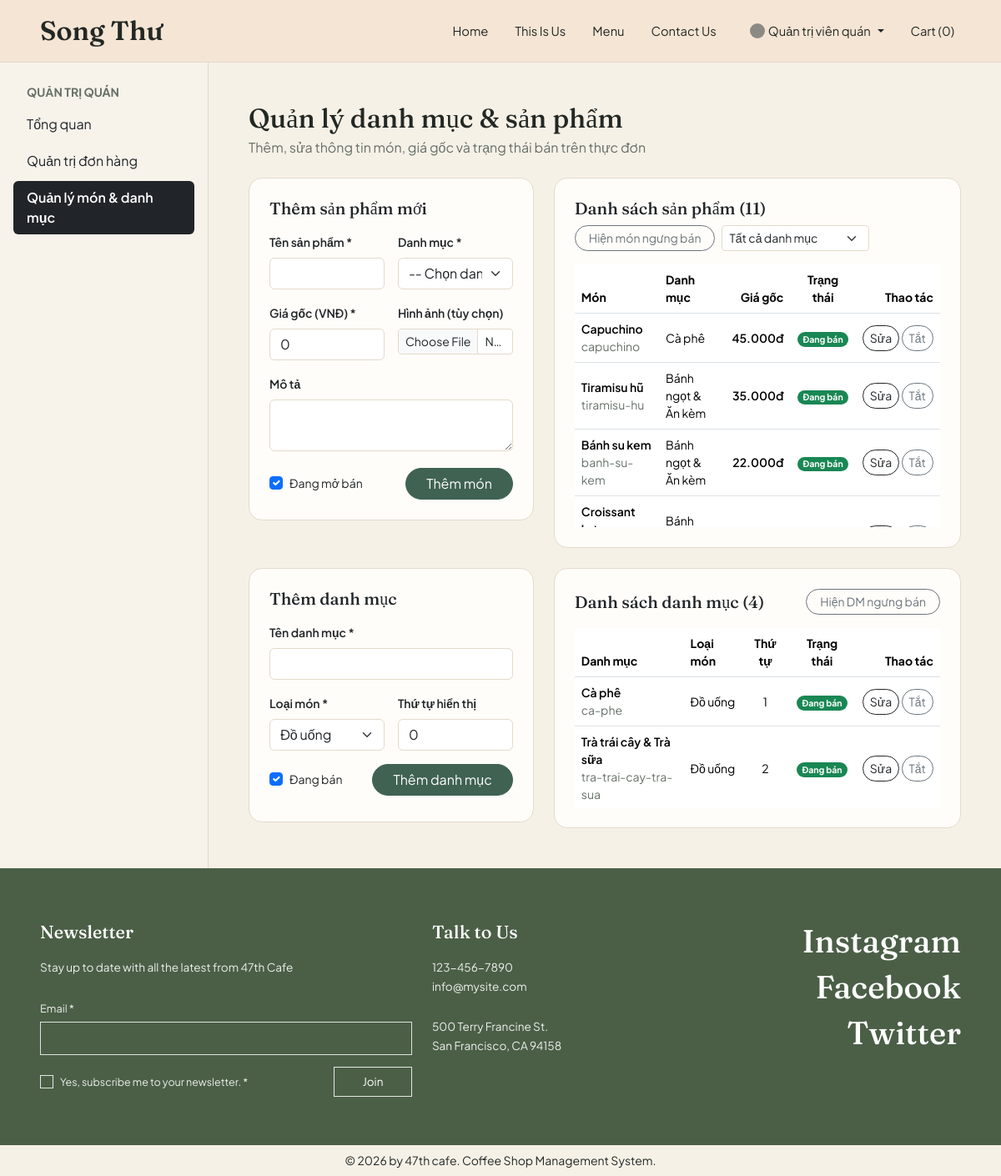
Screenshot of /?c=admin&a=catalog (signed in) with the database file from the repository.
### tables this page shows
CREATE TABLE `san_pham` (
  `id` int(10) UNSIGNED NOT NULL,
  `danh_muc_id` int(10) UNSIGNED NOT NULL,
  `ten_san_pham` varchar(150) NOT NULL,
  `duong_dan` varchar(170) NOT NULL,
  `mo_ta` text DEFAULT NULL,
  `hinh_anh` varchar(255) DEFAULT NULL,
  `gia_goc` decimal(10,2) NOT NULL DEFAULT 0.00,
  `con_ban` tinyint(1) NOT NULL DEFAULT 1,
  `ngay_tao` timestamp NOT NULL DEFAULT current_timestamp()
);

CREATE TABLE `danh_muc` (
  `id` int(10) UNSIGNED NOT NULL,
  `ten_danh_muc` varchar(100) NOT NULL,
  `duong_dan` varchar(120) NOT NULL,
  `loai_mon` enum('do_uong','banh') NOT NULL DEFAULT 'do_uong',
  `thu_tu_hien_thi` int(11) NOT NULL DEFAULT 0,
  `con_ban` tinyint(1) NOT NULL DEFAULT 1
);

### controllers/AdminController.php (called while the page is built, shortened)
<?php
function adminCatalog(): void
{
    $pdo = db_connect();
    $categories = $pdo->query(
        "SELECT id, ten_danh_muc, duong_dan, loai_mon, thu_tu_hien_thi, con_ban
         FROM danh_muc
         ORDER BY thu_tu_hien_thi ASC, id ASC"
    )->fetchAll();
    $products = $pdo->query(
        "SELECT sp.id, sp.danh_muc_id, sp.ten_san_pham, sp.duong_dan, sp.mo_ta,
                sp.hinh_anh, sp.gia_goc, sp.con_ban, sp.ngay_tao,
                dm.ten_danh_muc, dm.loai_mon
         FROM san_pham sp
         INNER JOIN danh_muc dm ON dm.id = sp.danh_muc_id
         ORDER BY sp.id DESC"
    )->fetchAll();
    $editCategory = null;
    $editProduct = null;
    render('admin/catalog', [
        'pageTitle' => 'Quản lý danh mục & sản phẩm - 47th cafe',
        'categories' => $categories,
        'products' => $products,
        'editCategory' => $editCategory,
        'editProduct' => $editProduct,
        'flashSuccess' => $_SESSION['admin_success'] ?? '',
        'flashError' => $_SESSION['admin_error'] ?? '',
    ]);
}

### index.php (called while the page is built, shortened)
<?php
require_once __DIR__ . '/core/view.php';
$controller = $_GET['c'] ?? 'home';
$action = $_GET['a'] ?? 'index';
$controllerSlug = preg_replace('/[^a-zA-Z0-9_]/', '', strtolower($controller));
$actionSlug = preg_replace('/[^a-zA-Z0-9_]/', '', $action);
$handlerFunc = $controllerSlug . ucfirst($actionSlug);
$handlerFunc();

### views/admin/catalog.php (the view, shortened to what this page needs)
<div class="mb-4">
    <h1 class="h2 mb-1">Quản lý danh mục & sản phẩm</h1>
    <p class="mb-0 text-coffee-muted">Thêm, sửa thông tin món, giá gốc và trạng thái bán trên thực đơn</p>
</div>
<div class="row g-4 align-items-start mb-4">
    <div class="col-xl-5">
        <div class="card card-coffee p-4">
            <div class="d-flex justify-content-between align-items-center mb-3">
                <h2 class="h5 mb-0">
                    <?= !empty($editProduct) ? 'Sửa sản phẩm #' . (int) $editProduct['id'] : 'Thêm sản phẩm mới' ?>
                </h2>
            </div>
            <form method="POST" action="<?= BASE_URL ?>/?c=admin&a=saveProduct" enctype="multipart/form-data">
                <div class="row g-3">
                    <div class="col-md-6">
                        <label class="form-label small fw-semibold">Tên sản phẩm *</label>
                        <input
                            type="text"
                            name="ten_san_pham"
                            required
                            maxlength="150"
                            class="form-control border-coffee-soft"
                            value="<?= htmlspecialchars((string) ($editProduct['ten_san_pham'] ?? '')) ?>"
                        >
                    </div>
                    <div class="col-md-6">
                        <label class="form-label small fw-semibold">Danh mục *</label>
                        <select name="danh_muc_id" required class="form-select border-coffee-soft">
                            <option value="">-- Chọn danh mục --</option>
                        </select>
                    </div>
                    <div class="col-md-6">
                        <label class="form-label small fw-semibold">Giá gốc (VNĐ) *</label>
                        <input
                            type="number"
                            name="gia_goc"
                            required
                            min="0"
                            step="500"
                            class="form-control border-coffee-soft"
                            value="<?= htmlspecialchars((string) ($editProduct['gia_goc'] ?? '0')) ?>"
                        >
                    </div>
                    <div class="col-md-6">
                        <label class="form-label small fw-semibold">Hình ảnh (tùy chọn)</label>
                        <input
                            type="file"
                            name="hinh_anh_file"
                            accept="image/jpeg,image/png,image/webp,image/gif"
                            class="form-control form-control-sm border-coffee-soft"
                        >
                    </div>
                    <div class="col-12">
                        <label class="form-label small fw-semibold">Mô tả</label>
                        <textarea
                            name="mo_ta"
                            rows="2"
                            class="form-control border-coffee-soft"
                        ><?= htmlspecialchars((string) ($editProduct['mo_ta'] ?? '')) ?></textarea>
                    </div>
                    <div class="col-12 d-flex justify-content-between align-items-center pt-1">
                        <div class="form-check">
                            <input
                                class="form-check-input"
                                type="checkbox"
                                name="con_ban"
                                id="prodConBan"
                                value="1"
                                <?= (!isset($editProduct) || (int) ($editProduct['con_ban'] ?? 1) === 1) ? 'checked' : '' ?>
                            >
                            <label class="form-check-label small" for="prodConBan">Đang mở bán</label>
                        </div>
                        <button type="submit" class="btn btn-moss rounded-pill px-4">
                            <?= !empty($editProduct) ? 'Lưu cập nhật' : 'Thêm món' ?>
                        </button>
                    </div>
                </div>
            </form>
        </div>
    </div>
    <div class="col-xl-7">
        <div class="card card-coffee p-4 d-flex flex-column">
            <div class="d-flex flex-wrap justify-content-between align-items-center gap-2 mb-3">
                <h2 class="h5 mb-0">
                    Danh sách sản phẩm (<span id="productVisibleCount">0</span>)
                </h2>
                <div class="d-flex flex-wrap align-items-center gap-2">
                    <button
                        type="button"
                        id="btnToggleStoppedProducts"
                        class="btn btn-sm btn-outline-secondary rounded-pill px-3"
                    >
                    </button>
                    <select id="filterProductCategory" class="form-select form-select-sm border-coffee-soft" style="width: auto; min-width: 170px;">
                        <option value="all">Tất cả danh mục</option>
                    </select>
                </div>
            </div>
            <div style="max-height: 315px; overflow-y: auto;">
                <table class="table align-middle mb-0 small">
                    <thead class="sticky-top bg-white">
                        <tr class="text-coffee-muted">
                            <th>Món</th>
                            <th>Danh mục</th>
                            <th class="text-end">Giá gốc</th>
                            <th class="text-center">Trạng thái</th>
                            <th class="text-end">Thao tác</th>
                        </tr>
                    </thead>
                    <tbody>
                        <?php foreach ($products as $prod): ?>
                            <?php $isSelling = (int) ($prod['con_ban'] ?? 1) === 1; ?>
                            <tr
                                class="product-row"
                                data-category-id="<?= (int) $prod['danh_muc_id'] ?>"
                                data-active="<?= $isSelling ? '1' : '0' ?>"
                            >
                                <td>
                                    <div class="fw-semibold"><?= htmlspecialchars((string) $prod['ten_san_pham']) ?></div>
                                    <div class="text-coffee-muted"><?= htmlspecialchars((string) $prod['duong_dan']) ?></div>
                                </td>
                                <td><?= htmlspecialchars((string) $prod['ten_danh_muc']) ?></td>
                                <td class="text-end fw-semibold"><?= format_vnd((float) $prod['gia_goc']) ?></td>
                                <td class="text-center">
                                    <span class="badge rounded-pill <?= $isSelling ? 'bg-success' : 'bg-secondary' ?>">
                                        <?= $isSelling ? 'Đang bán' : 'Ngưng bán' ?>
                                    </span>
                                </td>
                                <td class="text-end text-nowrap">
                                    <a
                                        href="<?= BASE_URL ?>/?c=admin&a=catalog&edit_prod=<?= (int) $prod['id'] ?>"
                                        class="btn btn-sm btn-outline-dark rounded-pill px-2"
                                    >
                                        Sửa
                                    </a>
                                    <form method="POST" action="<?= BASE_URL ?>/?c=admin&a=toggleProduct" class="d-inline">
                                        <button type="submit" class="btn btn-sm btn-outline-secondary rounded-pill px-2">
                                            <?= $isSelling ? 'Tắt' : 'Bật' ?>
                                        </button>
                                    </form>
                                </td>
                            </tr>
                        <?php endforeach; ?>
                    </tbody>
                </table>
            </div>
        </div>
    </div>
</div>
<div class="row g-4 align-items-start">
    <div class="col-xl-5">
        <div class="card card-coffee p-4" style="min-height: 305px;">
            <div class="d-flex justify-content-between align-items-center mb-3">
                <h2 class="h5 mb-0">
                    <?= !empty($editCategory) ? 'Sửa danh mục #' . (int) $editCategory['id'] : 'Thêm danh mục' ?>
                </h2>
            </div>
            <form method="POST" action="<?= BASE_URL ?>/?c=admin&a=saveCategory">
                <div class="mb-3">
                    <label class="form-label small fw-semibold">Tên danh mục *</label>
                    <input
                        type="text"
                        name="ten_danh_muc"
                        required
                        maxlength="100"
                        class="form-control border-coffee-soft"
                        value="<?= htmlspecialchars((string) ($editCategory['ten_danh_muc'] ?? '')) ?>"
                    >
                </div>
                <div class="row g-3 mb-3">
                    <div class="col-sm-6">
                        <label class="form-label small fw-semibold">Loại món *</label>
                        <select name="loai_mon" class="form-select border-coffee-soft">
                            <option value="do_uong" <?= (($editCategory['loai_mon'] ?? 'do_uong') === 'do_uong') ? 'selected' : '' ?>>
                                Đồ uống
                            </option>
                        </select>
                    </div>
                    <div class="col-sm-6">
                        <label class="form-label small fw-semibold">Thứ tự hiển thị</label>
                        <input
                            type="number"
                            name="thu_tu_hien_thi"
                            class="form-control border-coffee-soft"
                            value="<?= htmlspecialchars((string) ($editCategory['thu_tu_hien_thi'] ?? '0')) ?>"
                        >
                    </div>
                </div>
                <div class="d-flex justify-content-between align-items-center">
                    <div class="form-check">
                        <input
                            class="form-check-input"
                            type="checkbox"
                            name="con_ban"
                            id="catConBan"
                            value="1"
                            <?= (!isset($editCategory) || (int) ($editCategory['con_ban'] ?? 1) === 1) ? 'checked' : '' ?>
                        >
                        <label class="form-check-label small" for="catConBan">Đang bán</label>
                    </div>
                    <button type="submit" class="btn btn-moss rounded-pill px-4">
                        <?= !empty($editCategory) ? 'Lưu danh mục' : 'Thêm danh mục' ?>
                    </button>
                </div>
            </form>
        </div>
    </div>
    <div class="col-xl-7">
        <div class="card card-coffee p-4 d-flex flex-column">
            <div class="d-flex flex-wrap justify-content-between align-items-center gap-2 mb-3">
                <h2 class="h5 mb-0">
                    Danh sách danh mục (<span id="categoryVisibleCount">0</span>)
                </h2>
                <button
                    type="button"
                    id="btnToggleStoppedCategories"
                    class="btn btn-sm btn-outline-secondary rounded-pill px-3"
                >
                </button>
            </div>
            <div style="max-height: 215px; overflow-y: auto;">
                <table class="table align-middle mb-0 small">
                    <thead class="sticky-top bg-white">
                        <tr class="text-coffee-muted">
                            <th>Danh mục</th>
                            <th>Loại món</th>
                            <th class="text-center">Thứ tự</th>
                            <th class="text-center">Trạng thái</th>
                            <th class="text-end">Thao tác</th>
                        </tr>
                    </thead>
                    <tbody>
                        <?php foreach ($categories as $cat): ?>
                            <?php $catActive = (int) ($cat['con_ban'] ?? 1) === 1; ?>
                            <tr class="category-row" data-active="<?= $catActive ? '1' : '0' ?>">
                                <td>
                                    <div class="fw-semibold"><?= htmlspecialchars((string) $cat['ten_danh_muc']) ?></div>
                                    <div class="text-coffee-muted"><?= htmlspecialchars((string) $cat['duong_dan']) ?></div>
                                </td>
                                <td><?= $cat['loai_mon'] === 'banh' ? 'Bánh' : 'Đồ uống' ?></td>
                                <td class="text-center"><?= (int) $cat['thu_tu_hien_thi'] ?></td>
                                <td class="text-center">
                                    <span class="badge rounded-pill <?= $catActive ? 'bg-success' : 'bg-secondary' ?>">
                                        <?= $catActive ? 'Đang bán' : 'Ngưng bán' ?>
                                    </span>
                                </td>
                                <td class="text-end text-nowrap">
                                    <a
                                        href="<?= BASE_URL ?>/?c=admin&a=catalog&edit_cat=<?= (int) $cat['id'] ?>"
                                        class="btn btn-sm btn-outline-dark rounded-pill px-2"
                                    >
                                        Sửa
                                    </a>
                                    <form method="POST" action="<?= BASE_URL ?>/?c=admin&a=toggleCategory" class="d-inline">
                                        <button type="submit" class="btn btn-sm btn-outline-secondary rounded-pill px-2">
                                            <?= $catActive ? 'Tắt' : 'Bật' ?>
                                        </button>
                                    </form>
                                </td>
                            </tr>
                        <?php endforeach; ?>
                    </tbody>
                </table>
            </div>
        </div>
    </div>
</div>

### rows the page displays
san_pham: ten_san_pham "Capuchino", duong_dan "capuchino", danh_muc.ten_danh_muc "Cà phê", gia_goc "45.000đ", con_ban "Đang bán"
san_pham: ten_san_pham "Tiramisu hũ", duong_dan "tiramisu-hu", danh_muc.ten_danh_muc "Bánh ngọt & Ăn kèm", gia_goc "35.000đ", con_ban "Đang bán"
san_pham: ten_san_pham "Bánh su kem", duong_dan "banh-su-kem", danh_muc.ten_danh_muc "Bánh ngọt & Ăn kèm", gia_goc "22.000đ", con_ban "Đang bán"
san_pham: ten_san_pham "Croissant…", danh_muc.ten_danh_muc "Bánh…"
danh_muc: ten_danh_muc "Cà phê", duong_dan "ca-phe", loai_mon "Đồ uống", thu_tu_hien_thi "1", con_ban "Đang bán"
danh_muc: ten_danh_muc "Trà trái cây & Trà sữa", duong_dan "tra-trai-cay-tra-sua", loai_mon "Đồ uống", thu_tu_hien_thi "2", con_ban "Đang bán"

### other values shown
$_SESSION['user']['ho_ten'] "Quản trị viên quán"
$cartCount "0"
$item['label'] "Tổng quan"
$item['label'] "Quản trị đơn hàng"
$item['label'] "Quản lý món & danh mục"
